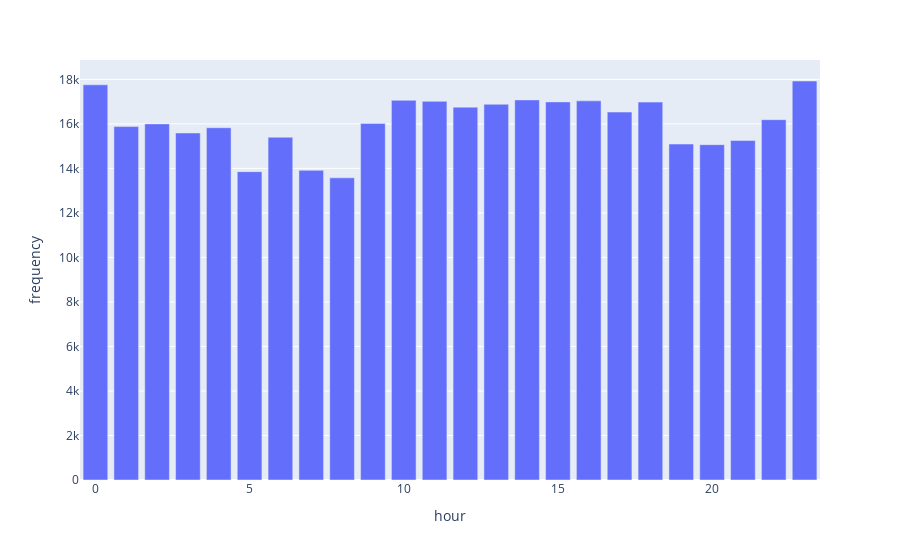

The notebook cell this image was saved under:
### Code cell
hrs = getCounts("hour")
hrs.plot.bar(x = "hour", y = "frequency")

### Figure 1 — Plotly figure (JSON) as saved in the notebook; plotly's stock layout.template omitted (floating-point values rounded to 4 significant figures)
{"data": [{"alignmentgroup": "True", "hovertemplate": "hour=%{x}<br>frequency=%{y}<extra></extra>", "legendgroup": "", "marker": {"color": "#636efa", "pattern": {"shape": ""}}, "name": "", "offsetgroup": "", "orientation": "v", "showlegend": false, "textposition": "auto", "type": "bar", "x": [8, 5, 7, 20, 19, 21, 6, 3, 4, 1, 2, 9, 22, 17, 12, 13, 18, 15, 11, 16, 10, 14, 0, 23], "xaxis": "x", "y": [13575, 13853, 13912, 15067, 15094, 15252, 15401, 15591, 15828, 15879, 16000, 16023, 16189, 16531, 16751, 16881, 16980, 16989, 17012, 17035, 17059, 17078, 17756, 17927], "yaxis": "y"}], "layout": {"barmode": "relative", "legend": {"tracegroupgap": 0}, "margin": {"t": 60}, "xaxis": {"anchor": "y", "domain": [0, 1], "title": {"text": "hour"}}, "yaxis": {"anchor": "x", "domain": [0, 1], "title": {"text": "frequency"}}}}
